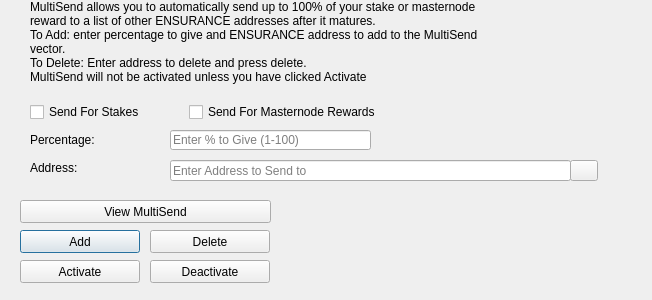
<?xml version="1.0" encoding="UTF-8"?>
<ui version="4.0">
 <class>MultiSendDialog</class>
 <widget class="QDialog" name="MultiSendDialog">
  <property name="windowModality">
   <enum>Qt::NonModal</enum>
  </property>
  <property name="geometry">
   <rect>
    <x>0</x>
    <y>0</y>
    <width>652</width>
    <height>300</height>
   </rect>
  </property>
  <property name="windowTitle">
   <string>MultiSend</string>
  </property>
  <widget class="QLineEdit" name="multiSendPercentEdit">
   <property name="geometry">
    <rect>
     <x>170</x>
     <y>130</y>
     <width>201</width>
     <height>20</height>
    </rect>
   </property>
   <property name="toolTip">
    <string>Enter whole numbers 1 - 100</string>
   </property>
   <property name="placeholderText">
    <string>Enter % to Give (1-100)</string>
   </property>
  </widget>
  <widget class="QLineEdit" name="multiSendAddressEdit">
   <property name="geometry">
    <rect>
     <x>170</x>
     <y>160</y>
     <width>401</width>
     <height>21</height>
    </rect>
   </property>
   <property name="toolTip">
    <string/>
   </property>
   <property name="placeholderText">
    <string>Enter Address to Send to</string>
   </property>
  </widget>
  <widget class="QLabel" name="label_2">
   <property name="geometry">
    <rect>
     <x>30</x>
     <y>0</y>
     <width>451</width>
     <height>121</height>
    </rect>
   </property>
   <property name="lineWidth">
    <number>1</number>
   </property>
   <property name="text">
    <string>MultiSend allows you to automatically send up to 100% of your stake or masternode reward to a list of other ENSURANCE addresses after it matures.
To Add: enter percentage to give and ENSURANCE address to add to the MultiSend vector.
To Delete: Enter address to delete and press delete.
MultiSend will not be activated unless you have clicked Activate</string>
   </property>
   <property name="alignment">
    <set>Qt::AlignLeading|Qt::AlignLeft|Qt::AlignTop</set>
   </property>
   <property name="wordWrap">
    <bool>true</bool>
   </property>
  </widget>
  <widget class="QLabel" name="message">
   <property name="geometry">
    <rect>
     <x>290</x>
     <y>200</y>
     <width>351</width>
     <height>91</height>
    </rect>
   </property>
   <property name="text">
    <string/>
   </property>
  </widget>
  <widget class="QPushButton" name="addButton">
   <property name="geometry">
    <rect>
     <x>20</x>
     <y>230</y>
     <width>120</width>
     <height>23</height>
    </rect>
   </property>
   <property name="toolTip">
    <string/>
   </property>
   <property name="statusTip">
    <string>Add to MultiSend Vector</string>
   </property>
   <property name="text">
    <string>Add</string>
   </property>
  </widget>
  <widget class="QPushButton" name="disableButton">
   <property name="geometry">
    <rect>
     <x>150</x>
     <y>260</y>
     <width>120</width>
     <height>23</height>
    </rect>
   </property>
   <property name="statusTip">
    <string>Deactivate MultiSend</string>
   </property>
   <property name="text">
    <string>Deactivate</string>
   </property>
  </widget>
  <widget class="QPushButton" name="addressBookButton">
   <property name="geometry">
    <rect>
     <x>570</x>
     <y>160</y>
     <width>28</width>
     <height>21</height>
    </rect>
   </property>
   <property name="toolTip">
    <string>Choose an address from the address book</string>
   </property>
   <property name="text">
    <string/>
   </property>
   <property name="icon">
    <iconset resource="../ensurance.qrc">
     <normaloff>:/icons/address-book</normaloff>:/icons/address-book</iconset>
   </property>
   <property name="shortcut">
    <string>Alt+A</string>
   </property>
   <property name="autoDefault">
    <bool>false</bool>
   </property>
  </widget>
  <widget class="QLabel" name="label">
   <property name="geometry">
    <rect>
     <x>30</x>
     <y>130</y>
     <width>121</width>
     <height>20</height>
    </rect>
   </property>
   <property name="toolTip">
    <string>Percentage of stake to send</string>
   </property>
   <property name="text">
    <string>Percentage:</string>
   </property>
  </widget>
  <widget class="QLabel" name="label_5">
   <property name="geometry">
    <rect>
     <x>30</x>
     <y>160</y>
     <width>111</width>
     <height>16</height>
    </rect>
   </property>
   <property name="toolTip">
    <string>Address to send portion of stake to</string>
   </property>
   <property name="text">
    <string>Address:</string>
   </property>
  </widget>
  <widget class="QPushButton" name="deleteButton">
   <property name="geometry">
    <rect>
     <x>150</x>
     <y>230</y>
     <width>120</width>
     <height>23</height>
    </rect>
   </property>
   <property name="toolTip">
    <string/>
   </property>
   <property name="statusTip">
    <string>Delete Address From MultiSend Vector</string>
   </property>
   <property name="text">
    <string>Delete</string>
   </property>
  </widget>
  <widget class="QPushButton" name="activateButton">
   <property name="geometry">
    <rect>
     <x>20</x>
     <y>260</y>
     <width>120</width>
     <height>23</height>
    </rect>
   </property>
   <property name="statusTip">
    <string>Activate MultiSend</string>
   </property>
   <property name="text">
    <string>Activate</string>
   </property>
  </widget>
  <widget class="QPushButton" name="viewButton">
   <property name="geometry">
    <rect>
     <x>20</x>
     <y>200</y>
     <width>251</width>
     <height>23</height>
    </rect>
   </property>
   <property name="toolTip">
    <string/>
   </property>
   <property name="statusTip">
    <string>View MultiSend Vector</string>
   </property>
   <property name="text">
    <string>View MultiSend</string>
   </property>
  </widget>
  <widget class="QWidget" name="horizontalLayoutWidget">
   <property name="geometry">
    <rect>
     <x>30</x>
     <y>100</y>
     <width>351</width>
     <height>24</height>
    </rect>
   </property>
   <layout class="QHBoxLayout" name="horizontalLayout">
    <item>
     <widget class="QCheckBox" name="multiSendStakeCheckBox">
      <property name="text">
       <string>Send For Stakes</string>
      </property>
     </widget>
    </item>
    <item>
     <widget class="QCheckBox" name="multiSendMasternodeCheckBox">
      <property name="text">
       <string>Send For Masternode Rewards</string>
      </property>
     </widget>
    </item>
   </layout>
  </widget>
 </widget>
 <resources>
  <include location="../ensurance.qrc"/>
 </resources>
 <connections/>
</ui>
